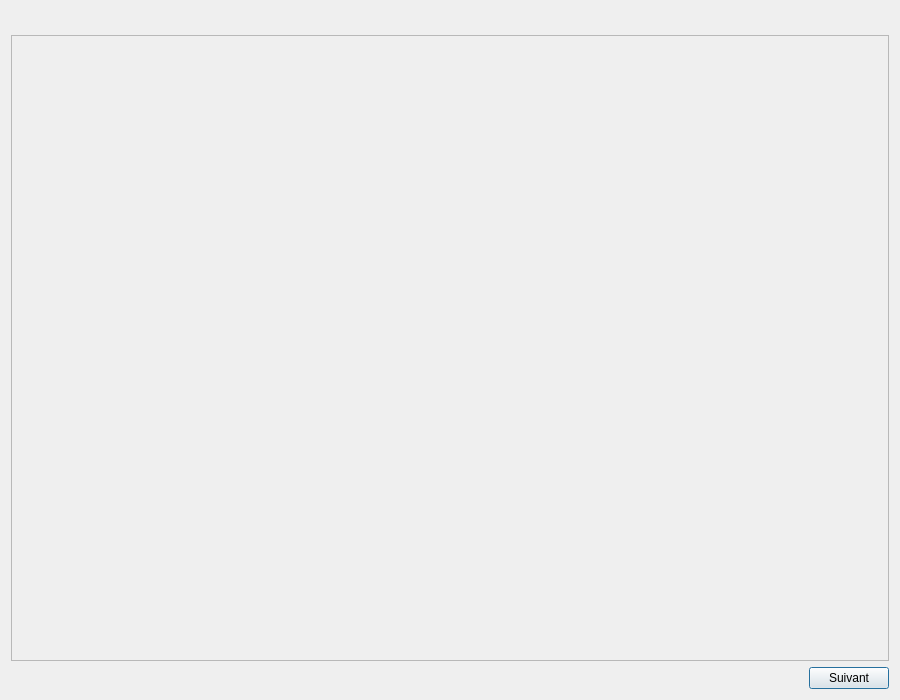
<?xml version="1.0" encoding="UTF-8"?>
<ui version="4.0">
 <class>Interface4</class>
 <widget class="QDialog" name="Interface4">
  <property name="geometry"><rect><x>0</x><y>0</y><width>900</width><height>700</height></rect></property>
  <property name="windowTitle"><string>TrameErgo - OT Hope</string></property>
  <layout class="QVBoxLayout" name="dispositionEcran">
   <item>
    <widget class="QLabel" name="labelTitre"><property name="font"><font><pointsize>12</pointsize><bold>true</bold></font></property></widget>
   </item>
   <item>
    <widget class="QScrollArea" name="scrollArea"><property name="widgetResizable"><bool>true</bool></property><widget class="QWidget" name="contenuActivites"><layout class="QGridLayout" name="grilleActivites"/></widget></widget>
   </item>
   <item>
    <layout class="QHBoxLayout" name="layoutBas">
     <item>
      <spacer name="espaceBas"><property name="orientation"><enum>Qt::Horizontal</enum></property><property name="sizeHint" stdset="0"><size><width>40</width><height>20</height></size></property></spacer>
     </item>
     <item>
      <widget class="QPushButton" name="pushButtonSuivant"><property name="text"><string>Suivant</string></property></widget>
     </item>
    </layout>
   </item>
  </layout>
 </widget>
 <resources/>
 <connections/>
</ui>
